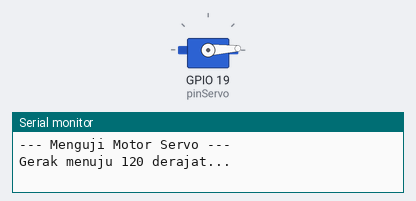
Bench run of a sketch on a simulated ESP32. Shown: servo, the last lines printed to the serial monitor.

Above: at 1.05 s.
At 2.1 s:
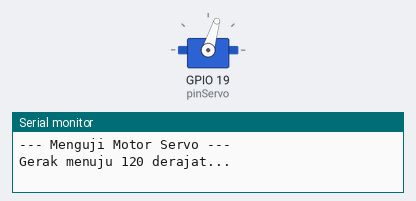
At 3.15 s:
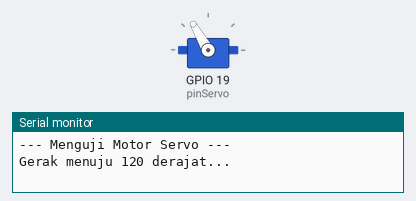
At 5.3 s:
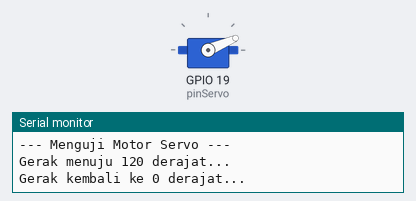
Timing chart, 0 to 8.3 s (numbered marks = the images above):
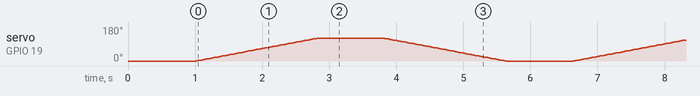

The sketch:

testtangan.ino
```cpp
#include <ESP32Servo.h>

// Deklarasi objek servo
Servo servoTest;

// Tentukan pin PWM ESP32 yang akan digunakan (misal Pin 19)
const int pinServo = 19;

void setup() {
  Serial.begin(115200);
  Serial.println("--- Menguji Motor Servo ---");

  // Alokasikan semua timer PWM ESP32 untuk servo
  ESP32PWM::allocateTimer(0);
  ESP32PWM::allocateTimer(1);
  ESP32PWM::allocateTimer(2);
  ESP32PWM::allocateTimer(3);

  // Set frekuensi servo standar (50Hz)
  servoTest.setPeriodHertz(50);

  // Hubungkan servo ke pin dengan pulse width standar (544us - 2400us)
  servoTest.attach(pinServo, 544, 2400);

  // Kembalikan ke posisi awal (0 derajat)
  servoTest.write(0);
  delay(1000);
}

void loop() {
  Serial.println("Gerak menuju 120 derajat...");
  for (int posisi = 0; posisi <= 120; posisi += 1) {
    servoTest.write(posisi);
    delay(15); // Mengatur kecepatan gerakan servo
  }

  delay(1000); // Diam sebentar di posisi 180 derajat

  Serial.println("Gerak kembali ke 0 derajat...");
  for (int posisi = 120; posisi >= 0; posisi -= 1) {
    servoTest.write(posisi);
    delay(15);
  }

  delay(1000); // Diam sebentar di posisi 0 derajat
}
```
